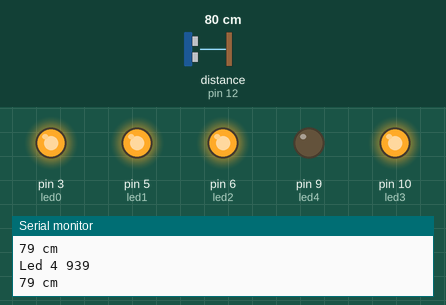
This sketch was run on a simulated Arduino Uno, built with avr-gcc and run on an emulated ATmega328P. On the bench: output pins drawn as LEDs (lit = HIGH), the last lines printed to the serial monitor. Wiring (inferred from the names in the program): ultrasonic range finder: trigger pin 13; echo pin 12. The test bench sets the inputs (shaded band); at power-on: distance to the obstacle (sensor on pin 12) 80 cm. The echo pulse lasts 58.3 µs per cm; pins used as bus, display or sensor lines are not drawn.

Above: at 1.3 s.
1.4 s: distance to the obstacle (sensor on pin 12) set to 66 cm
2.9 s: distance to the obstacle (sensor on pin 12) set to 58 cm
At 3.3 s:
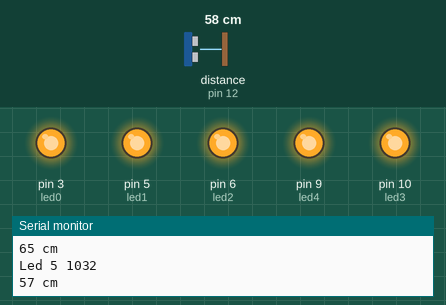
4.5 s: distance to the obstacle (sensor on pin 12) set to 250 cm
At 5.4 s:
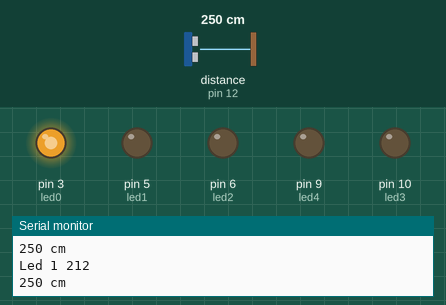
6.0 s: distance to the obstacle (sensor on pin 12) set to 2 cm
At 6.5 s:
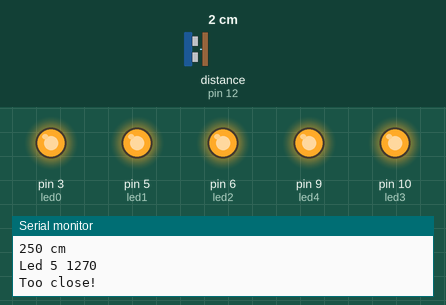
7.5 s: distance to the obstacle (sensor on pin 12) set to 120 cm
At 8.0 s:
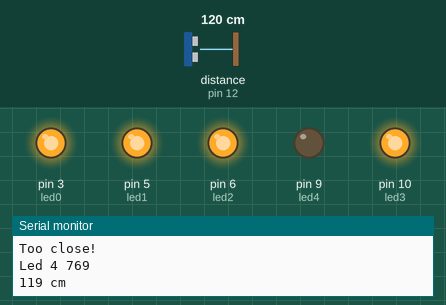
9.1 s: distance to the obstacle (sensor on pin 12) set to 4 cm
At 9.8 s:
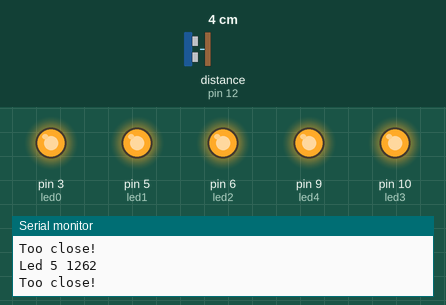
Timing chart, 0 to 11.6 s (numbered marks = the images above; inputs shaded):
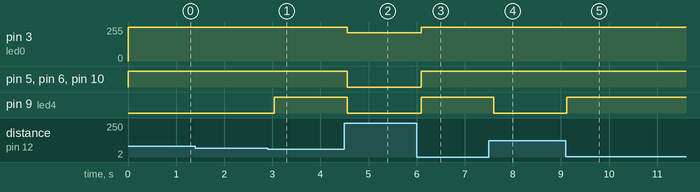

Measured:
- the behaviour switches between 62 and 61 cm on distance to the obstacle (sensor on pin 12) (found by bisection; images 0 and 1)
- after the input at 2.9 s, pin 9 (led4): LOW → HIGH after 0.14 s
- after the input at 4.5 s, pin 3 (led0): 255/255 → 212/255 after 0.06 s; pin 5 (led1), pin 6 (led2), pin 9 (led4), pin 10 (led3): HIGH → LOW after 0.06 s
- after the input at 6.0 s, pin 3 (led0): 212/255 → 255/255 after 0.09 s; pin 5 (led1), pin 6 (led2), pin 9 (led4), pin 10 (led3): LOW → HIGH after 0.09 s
- after the input at 7.5 s, pin 9 (led4): HIGH → LOW after 0.10 s
- after the input at 9.1 s, pin 9 (led4): LOW → HIGH at once

The sketch:

distanceSense.ino
```cpp
/*
HC-SR04 Ping distance sensor]
VCC to arduino 5v GND to arduino GND
Echo to Arduino pin 13 Trig to Arduino pin 12
Red POS to Arduino pin 11
Green POS to Arduino pin 10
560 ohm resistor to both LED NEG and GRD power rail
More info at: http://goo.gl/kJ8Gl
Original code improvements to the Ping sketch sourced from Trollmaker.com
Some code and wiring inspired by http://en.wikiversity.org/wiki/User:Dstaub/robotcar
*/

const int sensorMin = 0;
const int sensorMax = 300;

#define trigPin 13
#define echoPin 12

#define led0 3
#define led1 5
#define led2 6
#define led3 10
#define led4 9

void setup() {
  Serial.begin (9600);
  pinMode(trigPin, OUTPUT);
  pinMode(echoPin, INPUT);
  pinMode(led0, OUTPUT);
  pinMode(led1, OUTPUT);
  pinMode(led2, OUTPUT);
  pinMode(led3, OUTPUT);
  pinMode(led4, OUTPUT);
}

void loop() {
  long duration, distance;
  digitalWrite(trigPin, LOW);  // Added this line
  delayMicroseconds(2); // Added this line
  digitalWrite(trigPin, HIGH);
//  delayMicroseconds(1000); - Removed this line
  delayMicroseconds(10); // Added this line
  digitalWrite(trigPin, LOW);
  duration = pulseIn(echoPin, HIGH);
  distance = (duration/2) / 29.1;

//  int ledSelect = map(distance, sensorMin, sensorMax, 0, 5);

      //convert distance into percent of range
      float distancePercent = distance / 300.0;
// handle the sensor being out of range
      if (distancePercent > 1) {
        distancePercent = 1;
      }
//invert the percent number, since we want the leds to be off at max distance
      distancePercent = distancePercent - 1.0;
// take the absolute value to normalize everything
      distancePercent = abs(distancePercent);
      //convert percent of range into LED power steps
      float ledPower = distancePercent * 1275;
      int ledPowerInt = ledPower;

int ledSelect = map(ledPower, 0, 1275, 0, 5);

//      analogWrite(led0, distance / 100.0);
  switch (ledSelect) {
    case 0:
      Serial.print("Led 1 ");

    analogWrite(led0, ledPowerInt %  255);
    Serial.println(ledPowerInt % 255);
    digitalWrite(led1, LOW);
    digitalWrite(led2, LOW);
    digitalWrite(led3, LOW);
    digitalWrite(led4, LOW);
      break;
    case 1:
      Serial.print("Led 2 ");
     digitalWrite(led0, HIGH);
    analogWrite(led1, ledPowerInt %  510);
    Serial.println(ledPowerInt % 510);
    digitalWrite(led2, LOW);
    digitalWrite(led3, LOW);
    digitalWrite(led4, LOW);
      break;
    case 2:
      Serial.print("Led 3 ");
    digitalWrite(led0, HIGH);
    digitalWrite(led1, HIGH);
    analogWrite(led2, ledPowerInt %  765);
    Serial.println(ledPowerInt % 765);
    digitalWrite(led3, LOW);
    digitalWrite(led4, LOW);
      break;
    case 3:
      Serial.print("Led 4 ");
    digitalWrite(led0, HIGH);
    digitalWrite(led1, HIGH);
    digitalWrite(led2, HIGH);
    analogWrite(led3, ledPowerInt %  1020);
    Serial.println(ledPowerInt % 1020);
    digitalWrite(led4, LOW);
      break;
    case 4:
      Serial.print("Led 5 ");
      digitalWrite(led0, HIGH);
      digitalWrite(led1, HIGH);
      digitalWrite(led2, HIGH);
      digitalWrite(led3, HIGH);
      analogWrite(led4, ledPowerInt %  1275);
      Serial.println(ledPowerInt % 1275);
      break;
  }

  if (distance >= 300){
    Serial.println("Out of range");
  } else if (distance <= 3) {
    Serial.println("Too close!");
  }
  else {
    Serial.print(distance);
    Serial.println(" cm");
  }
  delay(500);
}
```
